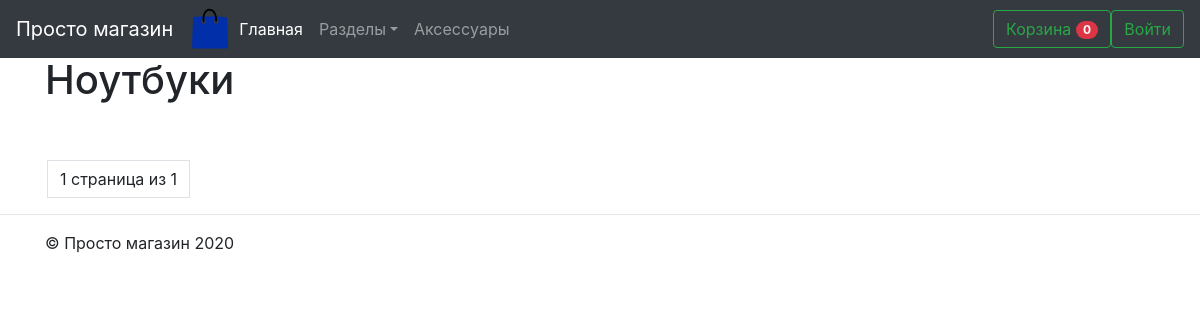
Page /notebooks on the earlier database version.
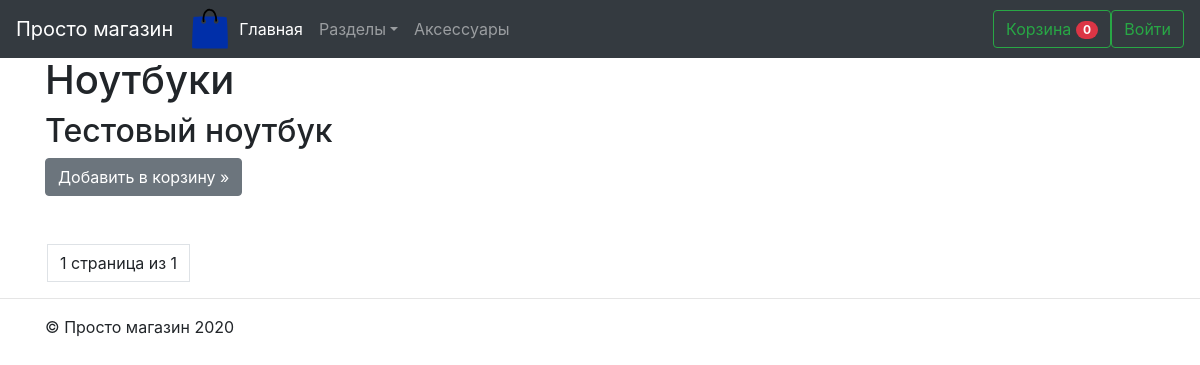
Same page on the later database version.
### base/models.py (models this page shows, shortened)
class Notebook(models.Model):
    category = models.ForeignKey(Category, verbose_name="Категория", on_delete=models.CASCADE, blank=True, null=True)
    name = models.CharField(max_length=50, blank=True, verbose_name="Название")
    description = models.TextField(blank=True, null=True, verbose_name="Описание")
    price = models.DecimalField(decimal_places=2, max_digits=10000, null=True, blank=True, verbose_name="Цена")
    date = models.DateTimeField(default=now, blank=True, null=True, verbose_name="Дата")
    img = models.TextField(max_length=500, blank=True, verbose_name="Изображение")
    add_img = models.TextField(max_length=500, blank=True, verbose_name="Дополнительно")
    slug = models.SlugField()
    class Meta:
        verbose_name = 'Ноутбук'
        verbose_name_plural = 'Ноутбуки'
    def get_absolute_url(self):
        return reverse("notebook_detail", kwargs={
            'slug': self.slug
        })

### base/views.py (the view)
# urls.py: path('notebooks', NotebookList.as_view(), name='notebooks'),
class NotebookList(ListView):
    model = Notebook
    queryset = Notebook.objects.all()
    context_object_name = 'notebooks'
    paginate_by = 2
    template_name = 'notebooks.html'

### templates/notebooks.html (shortened to what this page needs)
{% extends "base.html" %}
{% load static %}
{% block content %}
<main role="main">
  <div class="container">
    <h1>Ноутбуки</h1>
    <div class="row">
      {% for product in object_list %}
      <div class="col-md-4">
        <h2>{{ product.name }}</h2>
        <form>
          <input type="submit" class="btn btn-secondary" value="Добавить в корзину »">
        </form>
      </div>
      {% endfor %}
    </div>
  </div>
</main>
  {% include 'pagination.html' with page=obj %}
{% endblock %}

Differences in the rows shown:
added Notebook: name "Тестовый ноутбук"
